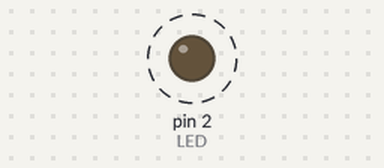
A sketch run on a simulated Arduino Uno, built with avr-gcc and run on an emulated ATmega328P. Shown: output pins drawn as LEDs (lit = HIGH). Dashed ring = blinking. What the sketch prints to the serial monitor is not drawn.

Above: at 0.5 s.
Timing chart, 0 to 4.6 s (numbered marks = the images above):
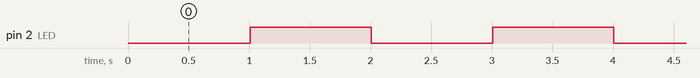

Measured:
- by itself, pin 2 (LED): alternates HIGH for 1.0 s and LOW for 1.0 s

The sketch:

blink_test.ino
```cpp
/*
ESP8266 Blink
Blink the blue LED on the ESP8266 module
*/
#define LED 2 //Define blinking LED pin
void setup() {
  Serial.begin(9600);
  Serial.print("If you can read this, you are ready to start hacking with IOT!");
  pinMode(LED, OUTPUT); // Initialize the LED pin as an output
}
// the loop function runs over and over again forever
void loop() {
  Serial.print("Light ON!");
  digitalWrite(LED, LOW); // Turn the LED on (Note that LOW is the voltage level)
  delay(1000); // Wait for a second
  Serial.print("Light OFF!");
  digitalWrite(LED, HIGH); // Turn the LED off by making the voltage HIGH
  delay(1000); // Wait for two seconds
}
```
